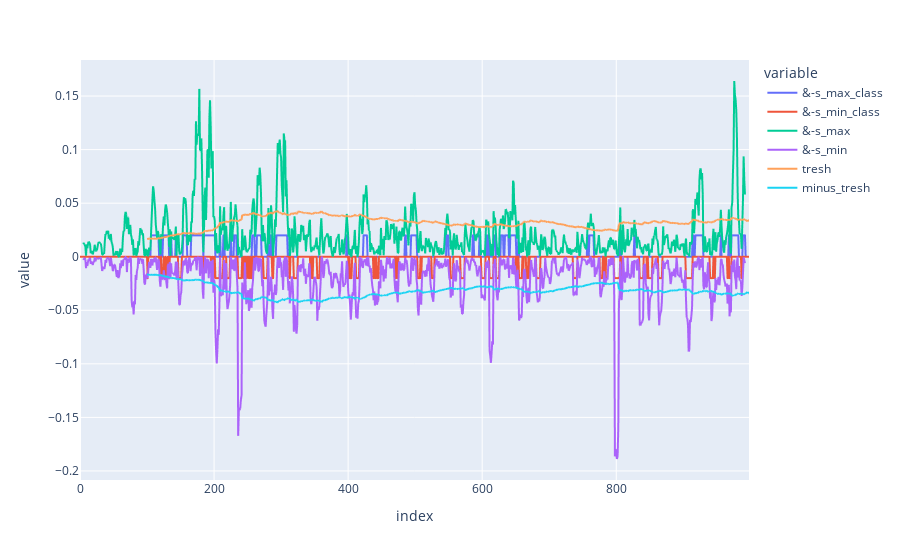
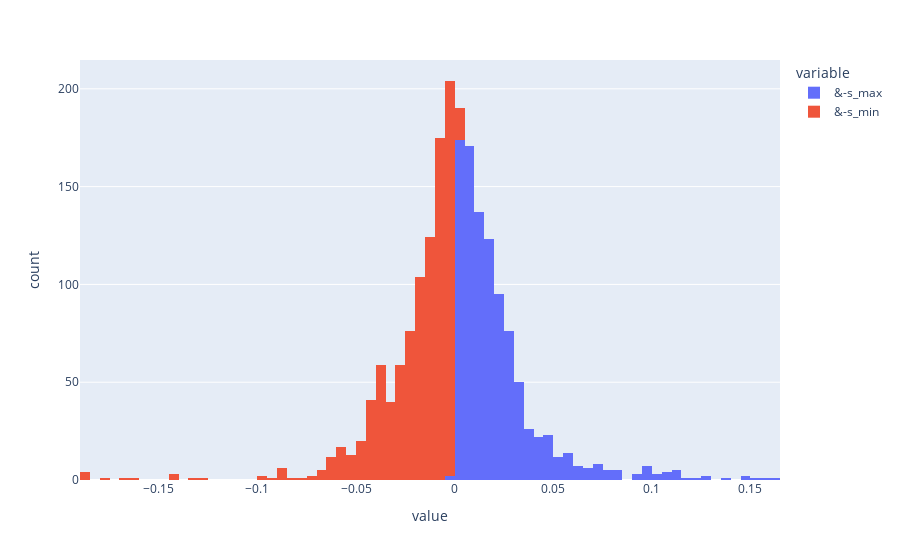

These figures' notebook cell, in order:
### Code cell
plot_candles(candles, 6)

### Figure 1 — Plotly figure (JSON) as saved in the notebook; plotly's stock layout.template omitted (floating-point values rounded to 4 significant figures; data arrays with more than 128 entries replaced by an {"elided": "..."} marker saying what was removed)
{"data": [{"hovertemplate": "variable=&-s_max_class<br>index=%{x}<br>value=%{y}<extra></extra>", "legendgroup": "&-s_max_class", "line": {"color": "#636efa", "dash": "solid"}, "marker": {"symbol": "circle"}, "mode": "lines", "name": "&-s_max_class", "showlegend": true, "type": "scattergl", "x": {"elided": "999 int values"}, "xaxis": "x", "y": {"elided": "999 float values"}, "yaxis": "y"}, {"hovertemplate": "variable=&-s_min_class<br>index=%{x}<br>value=%{y}<extra></extra>", "legendgroup": "&-s_min_class", "line": {"color": "#EF553B", "dash": "solid"}, "marker": {"symbol": "circle"}, "mode": "lines", "name": "&-s_min_class", "showlegend": true, "type": "scattergl", "x": {"elided": "999 int values"}, "xaxis": "x", "y": {"elided": "999 float values"}, "yaxis": "y"}, {"hovertemplate": "variable=&-s_max<br>index=%{x}<br>value=%{y}<extra></extra>", "legendgroup": "&-s_max", "line": {"color": "#00cc96", "dash": "solid"}, "marker": {"symbol": "circle"}, "mode": "lines", "name": "&-s_max", "showlegend": true, "type": "scattergl", "x": {"elided": "999 int values"}, "xaxis": "x", "y": {"elided": "999 float values"}, "yaxis": "y"}, {"hovertemplate": "variable=&-s_min<br>index=%{x}<br>value=%{y}<extra></extra>", "legendgroup": "&-s_min", "line": {"color": "#ab63fa", "dash": "solid"}, "marker": {"symbol": "circle"}, "mode": "lines", "name": "&-s_min", "showlegend": true, "type": "scattergl", "x": {"elided": "999 int values"}, "xaxis": "x", "y": {"elided": "999 float values"}, "yaxis": "y"}, {"hovertemplate": "variable=tresh<br>index=%{x}<br>value=%{y}<extra></extra>", "legendgroup": "tresh", "line": {"color": "#FFA15A", "dash": "solid"}, "marker": {"symbol": "circle"}, "mode": "lines", "name": "tresh", "showlegend": true, "type": "scattergl", "x": {"elided": "999 int values"}, "xaxis": "x", "y": {"elided": "999 float values"}, "yaxis": "y"}, {"hovertemplate": "variable=minus_tresh<br>index=%{x}<br>value=%{y}<extra></extra>", "legendgroup": "minus_tresh", "line": {"color": "#19d3f3", "dash": "solid"}, "marker": {"symbol": "circle"}, "mode": "lines", "name": "minus_tresh", "showlegend": true, "type": "scattergl", "x": {"elided": "999 int values"}, "xaxis": "x", "y": {"elided": "999 float values"}, "yaxis": "y"}], "layout": {"legend": {"title": {"text": "variable"}, "tracegroupgap": 0}, "margin": {"t": 60}, "xaxis": {"anchor": "y", "domain": [0, 1], "title": {"text": "index"}}, "yaxis": {"anchor": "x", "domain": [0, 1], "title": {"text": "value"}}}}

### Figure 2 — Plotly figure (JSON) as saved in the notebook; plotly's stock layout.template omitted (floating-point values rounded to 4 significant figures; data arrays with more than 128 entries replaced by an {"elided": "..."} marker saying what was removed)
{"data": [{"alignmentgroup": "True", "bingroup": "x", "hovertemplate": "variable=&-s_max<br>value=%{x}<br>count=%{y}<extra></extra>", "legendgroup": "&-s_max", "marker": {"color": "#636efa", "pattern": {"shape": ""}}, "name": "&-s_max", "offsetgroup": "&-s_max", "orientation": "v", "showlegend": true, "type": "histogram", "x": {"elided": "999 float values"}, "xaxis": "x", "yaxis": "y"}, {"alignmentgroup": "True", "bingroup": "x", "hovertemplate": "variable=&-s_min<br>value=%{x}<br>count=%{y}<extra></extra>", "legendgroup": "&-s_min", "marker": {"color": "#EF553B", "pattern": {"shape": ""}}, "name": "&-s_min", "offsetgroup": "&-s_min", "orientation": "v", "showlegend": true, "type": "histogram", "x": {"elided": "999 float values"}, "xaxis": "x", "yaxis": "y"}], "layout": {"barmode": "relative", "legend": {"title": {"text": "variable"}, "tracegroupgap": 0}, "margin": {"t": 60}, "xaxis": {"anchor": "y", "domain": [0, 1], "title": {"text": "value"}}, "yaxis": {"anchor": "x", "domain": [0, 1], "title": {"text": "count"}}}}
